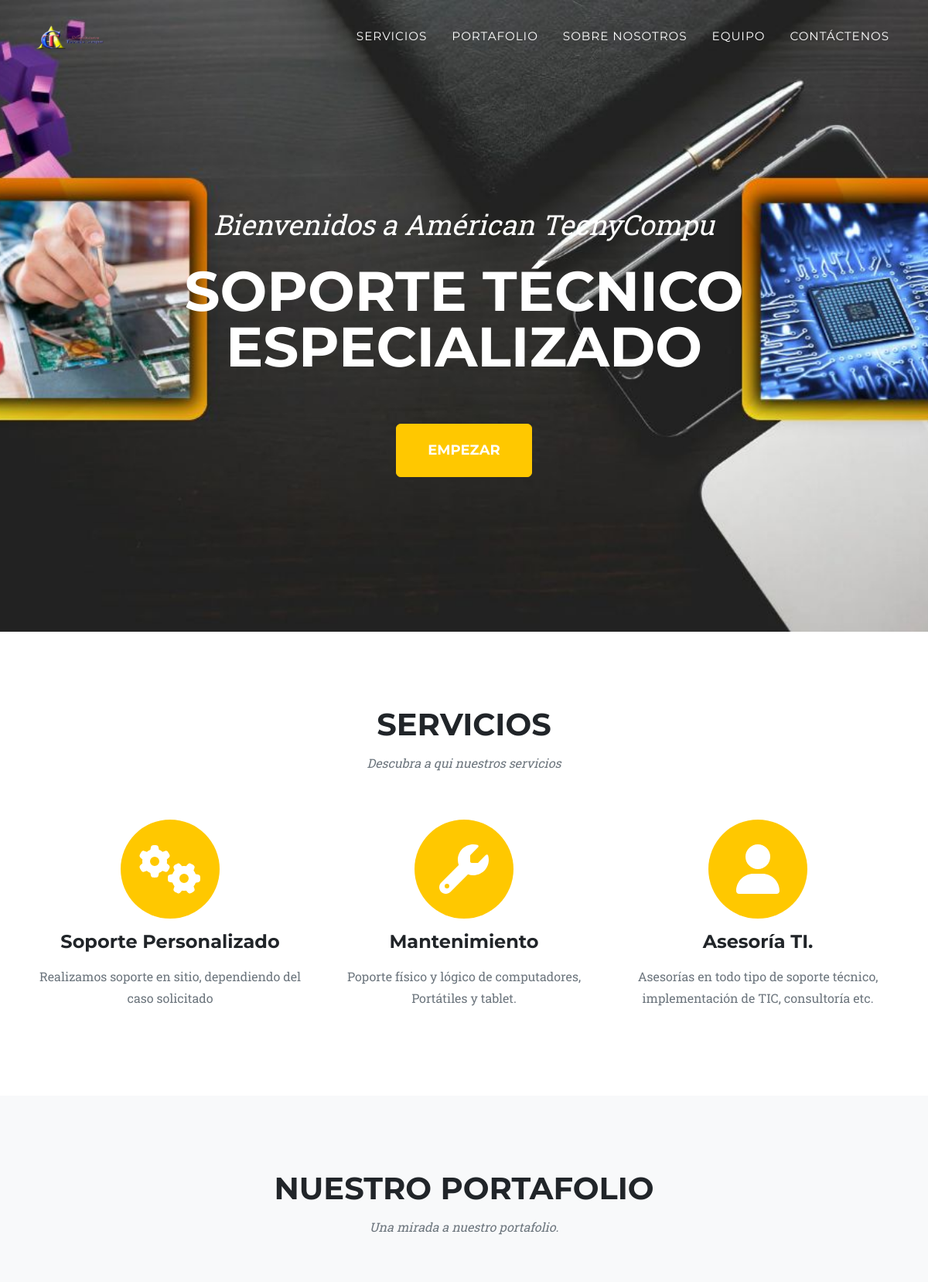
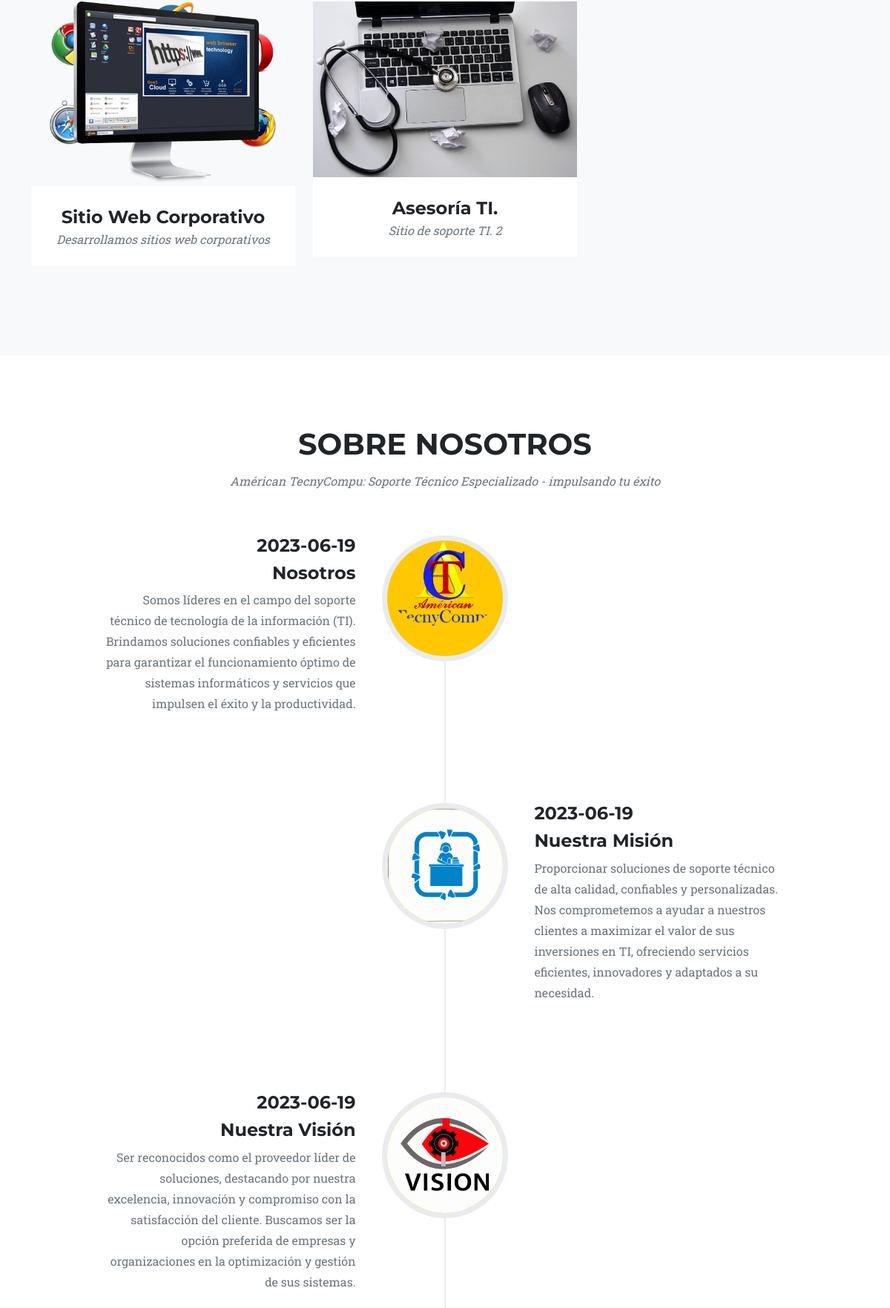
Page /ProyectoBackend/index.php (upper part) on the committed database (2 pictures, top to bottom).
### tables this page shows
CREATE TABLE `configuraciones` (
  `ID` int(11) NOT NULL,
  `nombreconfiguracion` varchar(255) NOT NULL,
  `valor` varchar(255) NOT NULL
);

CREATE TABLE `servicios` (
  `ID` int(11) NOT NULL,
  `icono` varchar(255) NOT NULL,
  `titulo` varchar(255) NOT NULL,
  `descripcion` varchar(255) NOT NULL
);

CREATE TABLE `portafolio` (
  `ID` int(11) NOT NULL,
  `titulo` varchar(255) NOT NULL,
  `subtitulo` varchar(255) NOT NULL,
  `imagen` varchar(255) NOT NULL,
  `descripcion` varchar(255) NOT NULL,
  `cliente` varchar(255) NOT NULL,
  `categoria` varchar(255) NOT NULL,
  `url` varchar(255) NOT NULL
);

CREATE TABLE `entradas` (
  `ID` int(11) NOT NULL,
  `fecha` varchar(255) NOT NULL,
  `titulo` varchar(255) NOT NULL,
  `descripcion` varchar(255) NOT NULL,
  `imagen` varchar(255) NOT NULL
);

### ProyectoBackend/index.php (the view, shortened to what this page needs)
<?php
include("admin/db.php");
$sentencia = $conexion->prepare("SELECT * FROM `servicios`");
$sentencia->execute();
$lista_servicios = $sentencia->fetchAll(PDO::FETCH_ASSOC);
$sentencia = $conexion->prepare("SELECT * FROM `portafolio`");
$sentencia->execute();
$lista_portafolio = $sentencia->fetchAll(PDO::FETCH_ASSOC);
$sentencia = $conexion->prepare("SELECT * FROM `entradas`");
$sentencia->execute();
$lista_entradas = $sentencia->fetchAll(PDO::FETCH_ASSOC);
$sentencia = $conexion->prepare("SELECT * FROM `configuraciones`");
$sentencia->execute();
$lista_configuraciones = $sentencia->fetchAll(PDO::FETCH_ASSOC);
?>
<!DOCTYPE html>
<html lang="en">
<head>
    <link href="css/styles.css" rel="stylesheet" />
</head>
<body id="page-top">
    <nav class="navbar navbar-expand-lg navbar-dark fixed-top" id="mainNav">
        <div class="container">
            <a class="navbar-brand" href="#page-top"><img src="assets/img/navbar-logo.png" alt="." /></a>
            <div class="collapse navbar-collapse" id="navbarResponsive">
                <ul class="navbar-nav text-uppercase ms-auto py-4 py-lg-0">
                    <li class="nav-item"><a class="nav-link" href="#services">Servicios</a></li>
                    <li class="nav-item"><a class="nav-link" href="#portfolio">Portafolio</a></li>
                    <li class="nav-item"><a class="nav-link" href="#about">Sobre Nosotros</a></li>
                    <li class="nav-item"><a class="nav-link" href="#team">Equipo</a></li>
                    <li class="nav-item"><a class="nav-link" href="#contact">Contáctenos</a></li>
                </ul>
            </div>
        </div>
    </nav>
    <header class="masthead">
        <div class="container">
            <div class="masthead-subheading"><?php echo $lista_configuraciones[0]['valor']; ?></div>
            <div class="masthead-heading text-uppercase"><?php echo $lista_configuraciones[1]['valor']; ?></div>
            <a class="btn btn-primary btn-xl text-uppercase" href="#services"><?php echo $lista_configuraciones[2]['valor']; ?></a>
        </div>
    </header>
    <section class="page-section" id="services">
        <div class="container">
            <div class="text-center">
                <h2 class="section-heading text-uppercase"><?php echo $lista_configuraciones[4]['valor']; ?></h2>
                <h3 class="section-subheading text-muted"><?php echo $lista_configuraciones[5]['valor']; ?></h3>
            </div>
            <div class="row text-center">
                <?php foreach ($lista_servicios as $registros) { ?>
                    <div class="col-md-4">
                        <span class="fa-stack fa-4x">
                            <i class="fas fa-circle fa-stack-2x text-primary"></i>
                            <i class="fa <?php echo $registros["icono"]; ?> fa-stack-1x fa-inverse"></i>
                        </span>
                        <h4 class="my-3"> <?php echo $registros["titulo"]; ?></h4>
                        <p class="text-muted"> <?php echo $registros["descripcion"]; ?></p>
                    </div>
                <?php } ?>
            </div>
        </div>
    </section>
    <section class="page-section bg-light" id="portfolio">
        <div class="container">
            <div class="text-center">
                <h2 class="section-heading text-uppercase"><?php echo $lista_configuraciones[6]['valor']; ?></h2>
                <h3 class="section-subheading text-muted"><?php echo $lista_configuraciones[7]['valor']; ?></h3>
            </div>
            <div class="row">
                <?php foreach ($lista_portafolio as $registros) { ?>
                    <div class="col-lg-4 col-sm-6 mb-4">
                        <div class="portfolio-item">
                            <a class="portfolio-link" data-bs-toggle="modal" href="#portfolioModal1<?php echo $registros["ID"]; ?>">
                                <img class="img-fluid" src="assets/img/portfolio/<?php echo $registros["imagen"]; ?>" alt="..." />
                            </a>
                            <div class="portfolio-caption">
                                <div class="portfolio-caption-heading"><?php echo $registros["titulo"]; ?> </div>
                                <div class="portfolio-caption-subheading text-muted"><?php echo $registros["subtitulo"]; ?></div>
                            </div>
                        </div>
                    </div>
                <?php } ?>
            </div>
        </div>
    </section>
    <section class="page-section" id="about">
        <div class="container">
            <div class="text-center">
                <h2 class="section-heading text-uppercase"><?php echo $lista_configuraciones[8]['valor']; ?></h2>
                <h3 class="section-subheading text-muted"><?php echo $lista_configuraciones[9]['valor']; ?></h3>
            </div>
            <ul class="timeline">
                <?php
                $contador = 1;
                foreach ($lista_entradas as $registros) {
                ?>
                    <li <?php echo (($contador % 2) == 0) ? 'class="timeline-inverted"' : ""; ?>>
                        <div class="timeline-image"><img class="rounded-circle img-fluid" src="assets/img/about/<?php echo $registros['imagen']; ?>" alt="..." /></div>
                        <div class="timeline-panel">
                            <div class="timeline-heading">
                                <h4><?php echo $registros['fecha']; ?></h4>
                                <h4 class="subheading"><?php echo $registros['titulo']; ?></h4>
                            </div>
                            <div class="timeline-body">
                                <p class="text-muted"><?php echo $registros['descripcion']; ?></p>
                            </div>
                        </div>
                    </li>
                <?php
                    $contador++;
                } ?>
            </ul>
        </div>
    </section>
</body>
</html>

### rows in the picture
configuraciones: valor "Bienvenidos a Américan TecnyCompu"
configuraciones: valor "SOPORTE TÉCNICO ESPECIALIZADO"
configuraciones: valor "EMPEZAR"
configuraciones: valor "SERVICIOS"
configuraciones: valor "Descubra a qui nuestros servicios"
servicios: titulo "Soporte Personalizado", descripcion "Realizamos soporte en sitio, dependiendo del caso solicitado"
servicios: titulo "Mantenimiento", descripcion "Poporte físico y lógico de computadores, Portátiles y tablet."
servicios: titulo "Asesoría TI.", descripcion "Asesorías en todo tipo de soporte técnico, implementación de TIC, consultoría etc."
configuraciones: valor "NUESTRO PORTAFOLIO"
configuraciones: valor "Una mirada a nuestro portafolio."
portafolio: imagen (picture), titulo "Sitio Web Corporativo", subtitulo "Desarrollamos sitios web corporativos"
portafolio: imagen (picture), titulo "Asesoría TI.", subtitulo "Sitio de soporte TI. 2"
configuraciones: valor "SOBRE NOSOTROS"
configuraciones: valor "Américan TecnyCompu: Soporte Técnico Especializado - impulsando tu éxito"
entradas: imagen (picture), fecha "2023-06-19", titulo "Nosotros", descripcion "Somos líderes en el campo del soporte técnico de tecnología de la información (TI). Brindamos soluciones confiables y eficientes para garantizar el funcionamiento óptimo de sistemas informáticos y servicios que impulsen el éxito y la productividad."
entradas: imagen (picture), fecha "2023-06-19", titulo "Nuestra Misión", descripcion "Proporcionar soluciones de soporte técnico de alta calidad, confiables y personalizadas. Nos comprometemos a ayudar a nuestros clientes a maximizar el valor de sus inversiones en TI, ofreciendo servicios eficientes, innovadores y adaptados a su necesidad."
entradas: imagen (picture), fecha "2023-06-19", titulo "Nuestra Visión", descripcion "Ser reconocidos como el proveedor líder de soluciones, destacando por nuestra excelencia, innovación y compromiso con la satisfacción del cliente. Buscamos ser la opción preferida de empresas y organizaciones en la optimización y gestión de sus sistemas."
